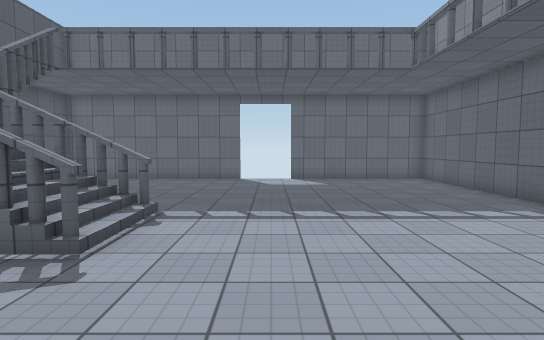
view 1 (above)

16 first-person views from a walk through a Unity game level. The camera is 1.5 m above the floor, tilts 4° down and sees 80° across. The floor is counted in squares, 1 m on a side. Each view is taken from the middle of a square. On the plan, view 1 faces up. The plan holds only what a view shows up to about 15 squares ahead; the rest is blank. The place goes on beyond the plan. Door leaves are left out, so doorways stand open. Surface patterns are stand-ins for the level's own textures.

view 2
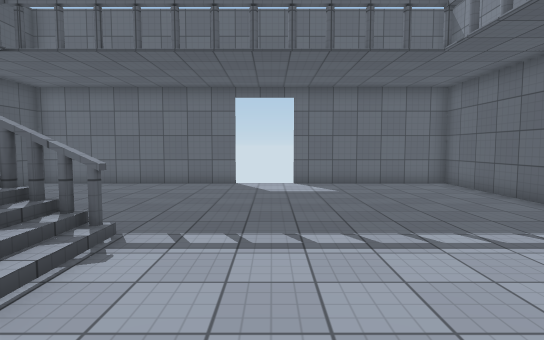

view 3
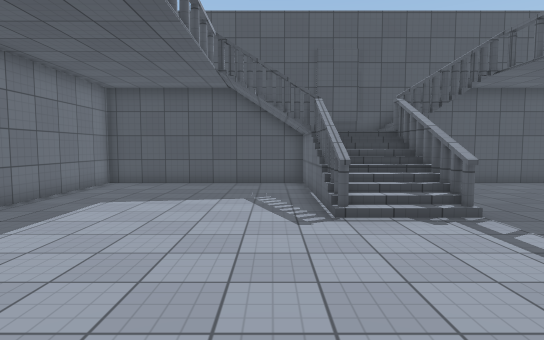

view 4
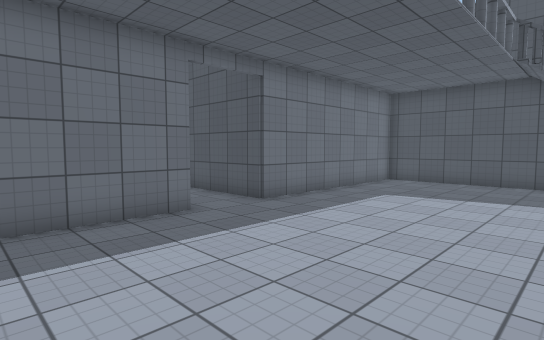

view 5
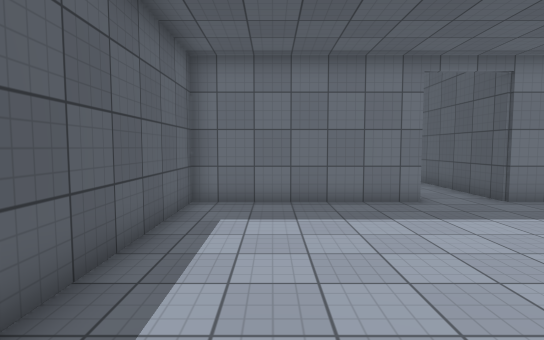

view 6
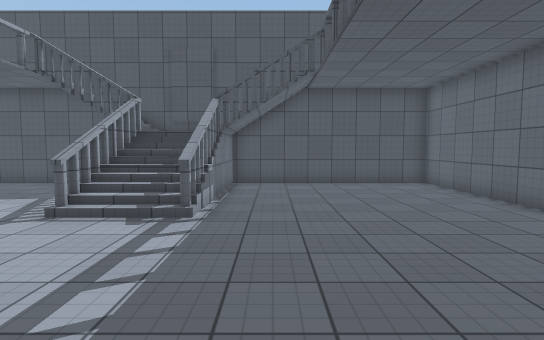

view 7
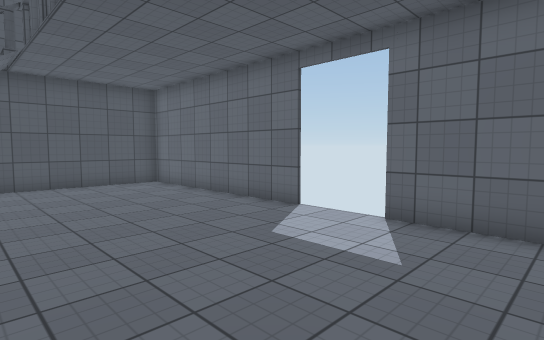

view 8
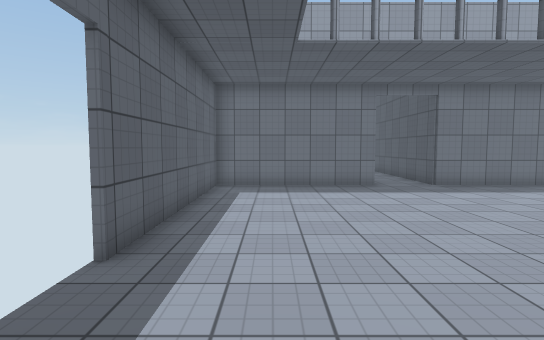

view 9
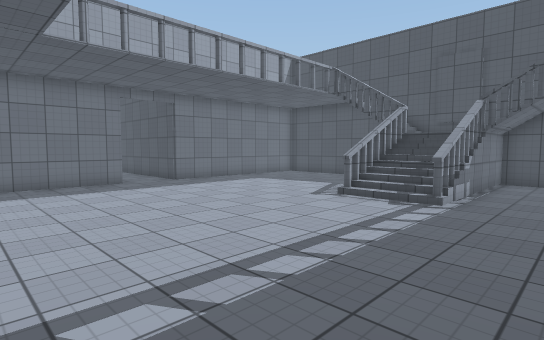

view 10
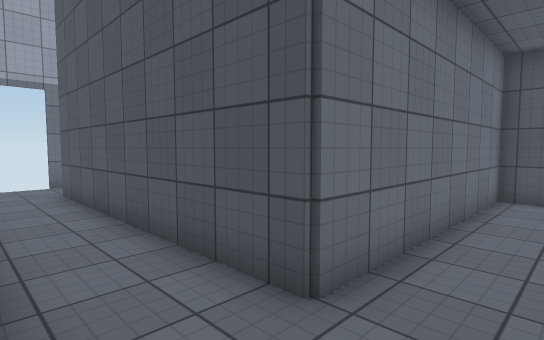

view 11
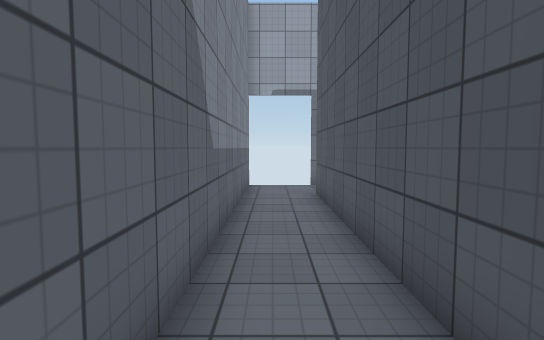

view 12
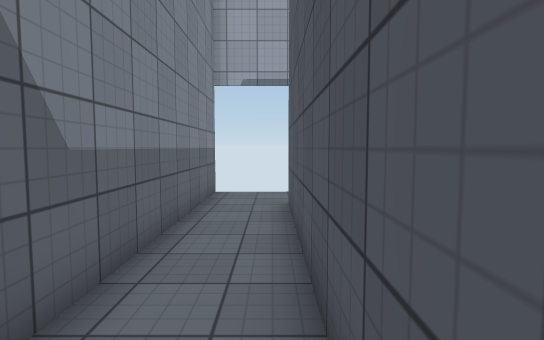

view 13
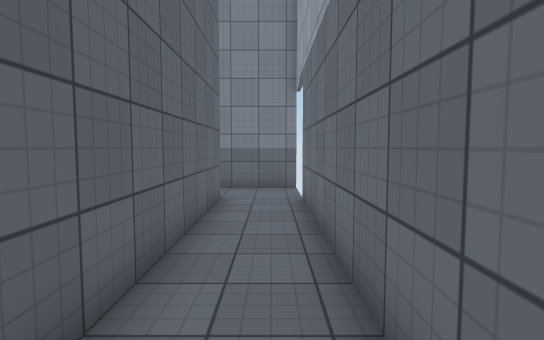

view 14
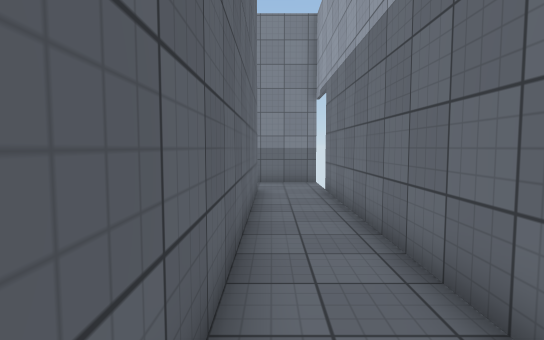

view 15
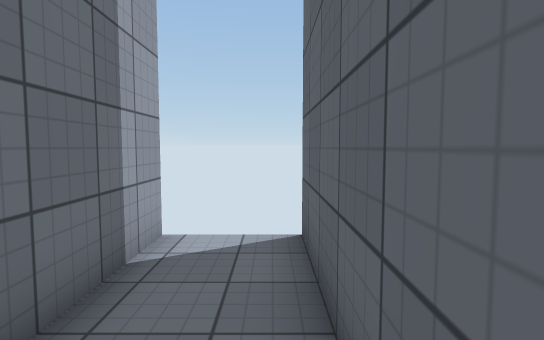

view 16
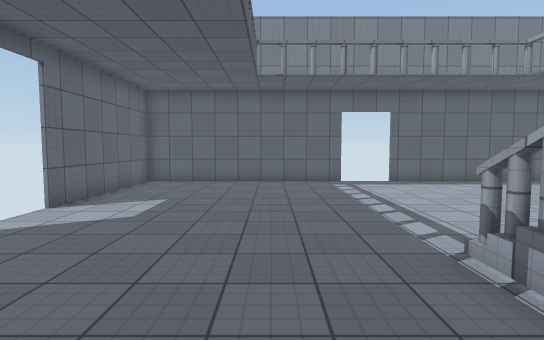

### Floor plan
Ten units are one square. View 1 is at (0, 0); x grows to the right and y downward. Boxes are objects, and circles mark ways between rooms. Rooms are numbered by the first view taken in them; rooms with no view inside come last. Other rooms are left out.
<svg viewBox="-140 -160 217 325">
<path fill="none" stroke="#000" d="M-26 -44 -70 -44M-70 -46 -26 -46M-73 -73 -27 -73 -27 -71 -70 -71M72 -69 72 -155 9 -155M-15 -155 -96 -155 -96 39 -14 39M9 39 72 39 72 -49M-31 -55 -31 -45M-31 -74 -31 -65M-35 -55 -35 -42M-35 -74 -35 -65M9 160 9 39M-135 159 -15 159M-14 39 -14 135 -135 135"/>
<circle cx="0" cy="40" r="3" fill="#2a7"/>
<text x="-10" y="-60">1</text>
<text x="-40" y="140">2</text>
</svg>
Room 1 opens to room 2.

Where each view was taken, in squares from view 1:
view 1: 0 up, 0 right, facing up
view 2: 2 up, 0 right, facing up
view 3: 3 up, 4 right, facing left
view 4: 3 up, 5 right, facing down-left
view 5: 5 up, 5 right, facing down
view 6: 9 up, 4 right, facing left
view 7: 9 up, 4 right, facing up-left
view 8: 9 up, 5 right, facing down
view 9: 10 up, 6 right, facing down-left
view 10: 2 down, 1 right, facing down-left
view 11: 3 down, 0 right, facing down
view 12: 5 down, 1 left, facing down
view 13: 15 down, 11 left, facing right
view 14: 14 down, 13 left, facing right
view 15: 14 down, 8 left, facing left
view 16: 10 up, 7 left, facing right
